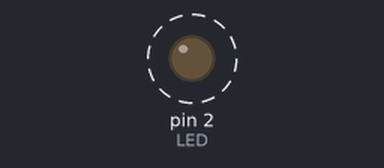
A sketch run on a simulated Arduino Uno, built with avr-gcc and run on an emulated ATmega328P. On the bench: output pins drawn as LEDs (lit = HIGH). Dashed ring = blinking. Random numbers use the default seed unless the sketch sets one; what the sketch prints to the serial monitor is not drawn.

Above: at 0.17 s.
Timing chart, 0 to 3.0 s (numbered marks = the images above):
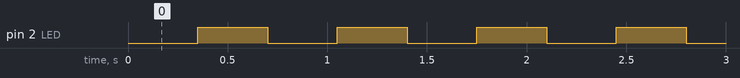

The sketch:

sketch.ino
```cpp
#include "libraries/Timer/Timer.h"

Timer timer;

int LED = 2;
int ledState = LOW;

void sendMeasurement(void *)
{
  String temp=String(random(5,35),DEC);
  String json=String("{ \"temp\": " + temp + " }");
  Serial.println(json);
}

void toggleLED(void *)
{
 if(ledState==LOW)
   ledState = HIGH;
 else
   ledState = LOW;

  digitalWrite(LED, ledState);
}

void setup()
{
  pinMode(LED, OUTPUT);
  timer.every(1000, sendMeasurement, 0);
  timer.every(350, toggleLED, 0);
  Serial.begin(115200);
  Serial.println("{ }");
}


void loop()
{
  timer.update();
}
```

Measured:
- by itself, pin 2 (LED): alternates HIGH for 0.35 s and LOW for 0.35 s
